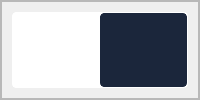
               <widget class="QWidget" name="data_personal">
                <property name="styleSheet">
                 <string notr="true">#first_data {
border: 2.5px solid;
border-color: rgb(0, 0, 61);
border-radius: 5px;
}

#date_data {
border: 2.5px solid;
border-color: rgb(0, 0, 61);
border-radius: 5px;
}

#data_deporte {
border: 2.5px solid;
border-color: rgb(0, 0, 61);
border-radius: 5px;
}

#second_data {
border: 2.5px solid;
border-color: rgb(0, 0, 61);
border-radius: 5px;
}</string>
                </property>
                <layout class="QVBoxLayout" name="verticalLayout_32">
                 <property name="spacing">
                  <number>0</number>
                 </property>
                 <property name="leftMargin">
                  <number>0</number>
                 </property>
                 <property name="topMargin">
                  <number>0</number>
                 </property>
                 <property name="rightMargin">
                  <number>0</number>
                 </property>
                 <property name="bottomMargin">
                  <number>0</number>
                 </property>
                 <item>
                  <widget class="QFrame" name="contenedor_data">
                   <property name="frameShape">
                    <enum>QFrame::StyledPanel</enum>
                   </property>
                   <property name="frameShadow">
                    <enum>QFrame::Raised</enum>
                   </property>
                   <layout class="QHBoxLayout" name="horizontalLayout_2">
                    <property name="spacing">
                     <number>0</number>
                    </property>
                    <property name="leftMargin">
                     <number>0</number>
                    </property>
                    <property name="topMargin">
                     <number>0</number>
                    </property>
                    <property name="rightMargin">
                     <number>0</number>
                    </property>
                    <property name="bottomMargin">
                     <number>0</number>
                    </property>
                    <item>
                     <widget class="QFrame" name="frame_datos">
                      <property name="enabled">
                       <bool>true</bool>
                      </property>
                      <property name="styleSheet">
                       <string notr="true"/>
                      </property>
                      <property name="frameShape">
                       <enum>QFrame::StyledPanel</enum>
                      </property>
                      <property name="frameShadow">
                       <enum>QFrame::Raised</enum>
                      </property>
                      <layout class="QVBoxLayout" name="verticalLayout_23" stretch="10">
                       <property name="spacing">
                        <number>0</number>
                       </property>
                       <property name="leftMargin">
                        <number>10</number>
                       </property>
                       <property name="topMargin">
                        <number>10</number>
                       </property>
                       <property name="rightMargin">
                        <number>10</number>
                       </property>
                       <property name="bottomMargin">
                        <number>10</number>
                       </property>
                       <item>
                        <widget class="QFrame" name="frame_11">
                         <property name="styleSheet">
                          <string notr="true">background-color: white;
font: 700 11pt &quot;Roboto&quot;;
color: black;
border: 1px solid white;
border-radius: 4;</string>
                         </property>
                         <property name="frameShape">
                          <enum>QFrame::StyledPanel</enum>
                         </property>
                         <property name="frameShadow">
                          <enum>QFrame::Raised</enum>
                         </property>
                         <layout class="QHBoxLayout" name="horizontalLayout_3">
                          <property name="spacing">
                           <number>0</number>
                          </property>
                          <property name="leftMargin">
                           <number>0</number>
                          </property>
                          <property name="topMargin">
                           <number>0</number>
                          </property>
                          <property name="rightMargin">
                           <number>0</number>
                          </property>
                          <property name="bottomMargin">
                           <number>0</number>
                          </property>
                          <item>
                           <widget class="QFrame" name="frame_3">
                            <property name="styleSheet">
                             <string notr="true">
QLineEdit, QComboBox, QDateTimeEdit {
	border-bottom: 1px solid rgb(213, 213, 213);
	border-radius: 0;
	font: 750 10pt &quot;Roboto&quot;;	
}


QLineEdit[text=&quot;&quot;]  {
	color: rgba(0,0,0, 1.0);
	font: 750 10pt &quot;Roboto&quot;;	
}

QComboBox {
	color: black;
	font: 750 10pt &quot;Roboto&quot;;	
}

QComboBox::drop-down {
	border:0px;
}

QDateTimeEdit {
	color: gray;
}


QDateTimeEdit::drop-down {
	border: 0;
}

QComboBox::down-arrow, QDateTimeEdit::down-arrow {
	image: url(:/icons/keyboard_arrow_down_FILL0_wght400_GRAD0_opsz24.svg);
	width: 64px;
	height: 18px;
	color: gray;
}

QComboBox::on {
	border: 4px solid #c2dbfe;
}

QComboBox QListView {
	font: 10pt &quot;Roboto&quot;;
	color: gray;
	padding: 4px;
	border: 1px solid rgba(0,0,0, 10%);
	background-color: #fff;
	outline: 0px;
	border-radius: 0;
 }

QComboBox QListView::item {
	color: gray;
	padding-top: 4px;
	padding-left: 4px;
}</string>
                            </property>
                            <property name="frameShape">
                             <enum>QFrame::StyledPanel</enum>
                            </property>
                            <property name="frameShadow">
                             <enum>QFrame::Raised</enum>
                            </property>
                            <property name="lineWidth">
                             <number>20</number>
                            </property>
                            <property name="midLineWidth">
                             <number>28</number>
                            </property>
                            <widget class="QLabel" name="label_4">
                             <property name="geometry">
                              <rect>
                               <x>90</x>
                               <y>40</y>
                               <width>391</width>
                               <height>41</height>
                              </rect>
                             </property>
                             <property name="font">
                              <font>
                               <family>Roboto</family>
                               <pointsize>18</pointsize>
                               <italic>false</italic>
                               <bold>true</bold>
                              </font>
                             </property>
                             <property name="styleSheet">
                              <string notr="true">color: rgb(27, 38, 59);
font: 800 17.5pt &quot;Roboto&quot;;</string>
                             </property>
                             <property name="text">
                              <string>Información General para el Registro:</string>
                             </property>
                             <property name="alignment">
                              <set>Qt::AlignCenter</set>
                             </property>
                             <property name="wordWrap">
                              <bool>false</bool>
                             </property>
                            </widget>
                            <widget class="QLineEdit" name="name">
                             <property name="geometry">
                              <rect>
                               <x>50</x>
                               <y>120</y>
                               <width>231</width>
                               <height>41</height>
                              </rect>
                             </property>
                             <property name="font">
                              <font>
                               <family>Roboto</family>
                               <pointsize>10</pointsize>
                               <italic>false</italic>
                               <bold>true</bold>
                              </font>
                             </property>
                             <property name="styleSheet">
                              <string notr="true"/>
                             </property>
                             <property name="placeholderText">
                              <string>  Nombre</string>
                             </property>
                            </widget>
                            <widget class="QLineEdit" name="apellido">
                             <property name="geometry">
                              <rect>
                               <x>300</x>
                               <y>120</y>
                               <width>211</width>
                               <height>41</height>
                              </rect>
                             </property>
                             <property name="text">
                              <string/>
                             </property>
                             <property name="placeholderText">
                              <string>  Apellido</string>
                             </property>
                            </widget>
                            <widget class="QComboBox" name="tipo_pac">
                             <property name="geometry">
                              <rect>
                               <x>53</x>
                               <y>200</y>
                               <width>458</width>
                               <height>41</height>
                              </rect>
                             </property>
                             <property name="styleSheet">
                              <string notr="true">QComboBox {
	color: gray;
}

QComboBox::drop-down {
	border:0px;
}

QComboBox::down-arrow {
	image: url(icons/keyboard_arrow_down_FILL0_wght400_GRAD0_opsz24.svg);
	width: 64px;
	height: 18px;
	color: gray;
}</string>
                             </property>
                             <property name="insertPolicy">
                              <enum>QComboBox::InsertAtBottom</enum>
                             </property>
                             <property name="sizeAdjustPolicy">
                              <enum>QComboBox::AdjustToMinimumContentsLengthWithIcon</enum>
                             </property>
                             <property name="iconSize">
                              <size>
                               <width>64</width>
                               <height>64</height>
                              </size>
                             </property>
                             <property name="placeholderText">
                              <string>Tipo de Paciente</string>
                             </property>
                             <property name="frame">
                              <bool>true</bool>
                             </property>
                             <item>
                              <property name="text">
                               <string>Adulto</string>
                              </property>
                             </item>
                             <item>
                              <property name="text">
                               <string>Atleta</string>
                              </property>
                             </item>
                            </widget>
                            <widget class="QComboBox" name="sexo">
                             <property name="geometry">
                              <rect>
                               <x>53</x>
                               <y>360</y>
                               <width>458</width>
                               <height>41</height>
                              </rect>
                             </property>
                             <property name="styleSheet">
                              <string notr="true">QComboBox {
	color: gray;
}

QComboBox::drop-down {
	border:0px;
}

QComboBox::down-arrow {
	image: url(icons/keyboard_arrow_down_FILL0_wght400_GRAD0_opsz24.svg);
	width: 64px;
	height: 18px;
	color: gray;
}</string>
                             </property>
                             <property name="insertPolicy">
                              <enum>QComboBox::InsertAtBottom</enum>
                             </property>
                             <property name="sizeAdjustPolicy">
                              <enum>QComboBox::AdjustToMinimumContentsLengthWithIcon</enum>
                             </property>
                             <property name="iconSize">
                              <size>
                               <width>64</width>
                               <height>64</height>
                              </size>
                             </property>
                             <property name="placeholderText">
                              <string>Género</string>
                             </property>
                             <property name="frame">
                              <bool>true</bool>
                             </property>
                             <item>
                              <property name="text">
                               <string>Hombre</string>
                              </property>
                             </item>
                             <item>
                              <property name="text">
                               <string>Mujer</string>
                              </property>
                             </item>
                            </widget>
                            <widget class="QDateTimeEdit" name="fnacimiento">
                             <property name="geometry">
                              <rect>
                               <x>53</x>
                               <y>280</y>
                               <width>458</width>
                               <height>41</height>
                              </rect>
                             </property>
                             <property name="alignment">
                              <set>Qt::AlignLeading|Qt::AlignLeft|Qt::AlignVCenter</set>
                             </property>
                             <property name="specialValueText">
                              <string/>
                             </property>
                             <property name="maximumDate">
                              <date>
                               <year>2024</year>
                               <month>12</month>
                               <day>31</day>
                              </date>
                             </property>
                             <property name="minimumDate">
                              <date>
                               <year>1940</year>
                               <month>9</month>
                               <day>14</day>
                              </date>
                             </property>
                             <property name="displayFormat">
                              <string>dd/MM/yyyy</string>
                             </property>
                             <property name="calendarPopup">
                              <bool>true</bool>
                             </property>
                            </widget>
                            <widget class="QLineEdit" name="act_deporte">
                             <property name="geometry">
                              <rect>
                               <x>50</x>
                               <y>440</y>
                               <width>458</width>
                               <height>41</height>
                              </rect>
                             </property>
                             <property name="font">
                              <font>
                               <family>Roboto</family>
                               <pointsize>10</pointsize>
                               <italic>false</italic>
                               <bold>true</bold>
                              </font>
                             </property>
                             <property name="styleSheet">
                              <string notr="true"/>
                             </property>
                             <property name="placeholderText">
                              <string>  Deportes y Actividades Fisicas</string>
                             </property>
                            </widget>
                            <widget class="QPushButton" name="btn_subir_foto">
                             <property name="geometry">
                              <rect>
                               <x>240</x>
                               <y>540</y>
                               <width>111</width>
                               <height>41</height>
                              </rect>
                             </property>
                             <property name="styleSheet">
                              <string notr="true">QPushButton {
	background-color:rgb(27, 38, 59);
	border: 1px solid white;
	border-radius: 10;
	font: 750 9.5pt &quot;Roboto&quot;;
	color: white;
}	

QPushButton:hover {
	font-size: 10pt;
	background-color: black;
}</string>
                             </property>
                             <property name="text">
                              <string>Subir Foto</string>
                             </property>
                            </widget>
                            <widget class="QLabel" name="lbl_info_foto">
                             <property name="geometry">
                              <rect>
                               <x>220</x>
                               <y>500</y>
                               <width>161</width>
                               <height>31</height>
                              </rect>
                             </property>
                             <property name="styleSheet">
                              <string notr="true">font: 9pt &quot;Roboto&quot;;
color: black;</string>
                             </property>
                             <property name="text">
                              <string/>
                             </property>
                            </widget>
                           </widget>
                          </item>
                          <item>
                           <widget class="QFrame" name="frame_12">
                            <property name="styleSheet">
                             <string notr="true">QFrame {
	background-color: rgb(27, 38, 59);
	border: 1px solid rgb(27, 38, 59);
}

QLineEdit, QComboBox {
	border-bottom: 1px solid rgb(213, 213, 213);
	border-left: none;
	border-right: none;
	border-top: none;
	border-radius: 0;
	font: 550 10pt &quot;Roboto&quot;;	
	background-color: rgb(27, 38, 59);
}

QLineEdit[text=&quot;&quot;], QComboBox[text=&quot;&quot;] {
    color: white;
	font: 550 10pt &quot;Roboto&quot;;
	background-color:  rgb(27, 38, 59);
}

QComboBox {
	color: white;
	font: 550 10pt &quot;Roboto&quot;;
}

QComboBox::drop-down {
	border:0px;
}

QComboBox::down-arrow {
	image: url(:/icons/keyboard-down-white.svg);
	width: 64px;
	height: 18px;
}


QComboBox QListView {
	font: 750 10pt &quot;Roboto&quot;;
	padding: 4px;
	border: 1px solid rgba(0,0,0, 10%);
	background-color: #fff;
	outline: 0px;
	border-radius: 0;
 }

QComboBox QListView::item {
	color: white;
	padding-top: 4px;
	padding-left: 4px;
}</string>
                            </property>
                            <property name="frameShape">
                             <enum>QFrame::Panel</enum>
                            </property>
                            <property name="frameShadow">
                             <enum>QFrame::Raised</enum>
                            </property>
                            <widget class="QLabel" name="label_5">
                             <property name="geometry">
                              <rect>
                               <x>190</x>
                               <y>40</y>
                               <width>231</width>
                               <height>41</height>
                              </rect>
                             </property>
                             <property name="font">
                              <font>
                               <family>Roboto</family>
                               <pointsize>18</pointsize>
                               <italic>false</italic>
                               <bold>true</bold>
                              </font>
                             </property>
                             <property name="styleSheet">
                              <string notr="true">color: white;
font: 800 17.5pt &quot;Roboto&quot;;
border: none</string>
                             </property>
                             <property name="text">
                              <string>Detalles de Contacto</string>
                             </property>
                             <property name="alignment">
                              <set>Qt::AlignCenter</set>
                             </property>
                            </widget>
                            <widget class="QComboBox" name="country">
                             <property name="geometry">
                              <rect>
                               <x>60</x>
                               <y>120</y>
                               <width>471</width>
                               <height>41</height>
                              </rect>
                             </property>
                             <property name="styleSheet">
                              <string notr="true">QComboBox {
	color: white;
}

QComboBox::drop-down {
	border:0px;
	color: black;
}

QComboBox::down-arrow {
	image: url(icons/keyboard_arrow_down_FILL0_wght400_GRAD0_opsz24.svg);
	width: 64px;
	height: 18px;
	color: white;
}</string>
                             </property>
                             <property name="insertPolicy">
                              <enum>QComboBox::InsertAtBottom</enum>
                             </property>
                             <property name="sizeAdjustPolicy">
                              <enum>QComboBox::AdjustToMinimumContentsLengthWithIcon</enum>
                             </property>
                             <property name="iconSize">
                              <size>
                               <width>64</width>
                               <height>64</height>
                              </size>
                             </property>
                             <property name="placeholderText">
                              <string>País</string>
                             </property>
                             <property name="frame">
                              <bool>true</bool>
                             </property>
                             <item>
                              <property name="text">
                               <string>Venezuela</string>
                              </property>
                             </item>
                            </widget>
                            <widget class="QLineEdit" name="documento">
                             <property name="geometry">
                              <rect>
                               <x>152</x>
                               <y>200</y>
                               <width>381</width>
                               <height>41</height>
                              </rect>
                             </property>
                             <property name="font">
                              <font>
                               <family>Roboto</family>
                               <pointsize>10</pointsize>
                               <italic>false</italic>
                               <bold>true</bold>
                              </font>
                             </property>
                             <property name="styleSheet">
                              <string notr="true"/>
                             </property>
                             <property name="text">
                              <string/>
                             </property>
                             <property name="placeholderText">
                              <string>Documento</string>
                             </property>
                            </widget>
                            <widget class="QComboBox" name="tipo_doc">
                             <property name="geometry">
                              <rect>
                               <x>60</x>
                               <y>200</y>
                               <width>71</width>
                               <height>41</height>
                              </rect>
                             </property>
                             <property name="styleSheet">
                              <string notr="true"/>
                             </property>
                             <property name="insertPolicy">
                              <enum>QComboBox::InsertAtBottom</enum>
                             </property>
                             <property name="sizeAdjustPolicy">
                              <enum>QComboBox::AdjustToMinimumContentsLengthWithIcon</enum>
                             </property>
                             <property name="iconSize">
                              <size>
                               <width>64</width>
                               <height>64</height>
                              </size>
                             </property>
                             <property name="placeholderText">
                              <string>---</string>
                             </property>
                             <property name="frame">
                              <bool>true</bool>
                             </property>
                             <item>
                              <property name="text">
                               <string>CI</string>
                              </property>
                             </item>
                            </widget>
                            <widget class="QLineEdit" name="correo">
                             <property name="geometry">
                              <rect>
                               <x>60</x>
                               <y>280</y>
                               <width>471</width>
                               <height>41</height>
                              </rect>
                             </property>
                             <property name="text">
                              <string/>
                             </property>
                             <property name="placeholderText">
                              <string>Correo</string>
                             </property>
                            </widget>
                            <widget class="QLineEdit" name="direccion">
                             <property name="geometry">
                              <rect>
                               <x>60</x>
                               <y>440</y>
                               <width>471</width>
                               <height>41</height>
                              </rect>
                             </property>
                             <property name="text">
                              <string/>
                             </property>
                             <property name="placeholderText">
                              <string>Dirección</string>
                             </property>
                            </widget>
                            <widget class="QPushButton" name="btn_sigR1">
                             <property name="geometry">
                              <rect>
                               <x>230</x>
                               <y>540</y>
                               <width>151</width>
                               <height>41</height>
                              </rect>
                             </property>
                             <property name="styleSheet">
                              <string notr="true">QPushButton {
	background-color: white;
	border: 1px solid rgb(27, 38, 59);
	border-radius: 10;
	font: 750 9.5pt &quot;Roboto&quot;;
	color: rgb(27, 38, 59);
}	

QPushButton::hover {
	font: 750 10pt &quot;Roboto&quot;;
	background-color: rgb(0, 0, 61);
	color: white;
}</string>
                             </property>
                             <property name="text">
                              <string>REGISTRAR</string>
                             </property>
                            </widget>
                            <widget class="QComboBox" name="code_country">
                             <property name="geometry">
                              <rect>
                               <x>58</x>
                               <y>360</y>
                               <width>71</width>
                               <height>41</height>
                              </rect>
                             </property>
                             <property name="styleSheet">
                              <string notr="true"/>
                             </property>
                             <property name="insertPolicy">
                              <enum>QComboBox::InsertAtBottom</enum>
                             </property>
                             <property name="sizeAdjustPolicy">
                              <enum>QComboBox::AdjustToMinimumContentsLengthWithIcon</enum>
                             </property>
                             <property name="iconSize">
                              <size>
                               <width>64</width>
                               <height>64</height>
                              </size>
                             </property>
                             <property name="placeholderText">
                              <string>---</string>
                             </property>
                             <property name="frame">
                              <bool>true</bool>
                             </property>
                             <item>
                              <property name="text">
                               <string>+58</string>
                              </property>
                             </item>
                            </widget>
                            <widget class="QLineEdit" name="telf">
                             <property name="geometry">
                              <rect>
                               <x>150</x>
                               <y>360</y>
                               <width>381</width>
                               <height>41</height>
                              </rect>
                             </property>
                             <property name="text">
                              <string/>
                             </property>
                             <property name="placeholderText">
                              <string>Télefono</string>
                             </property>
                            </widget>
                           </widget>
                          </item>
                         </layout>
                        </widget>
                       </item>
                      </layout>
                     </widget>
                    </item>
                   </layout>
                  </widget>
                 </item>
                </layout>
               </widget>
